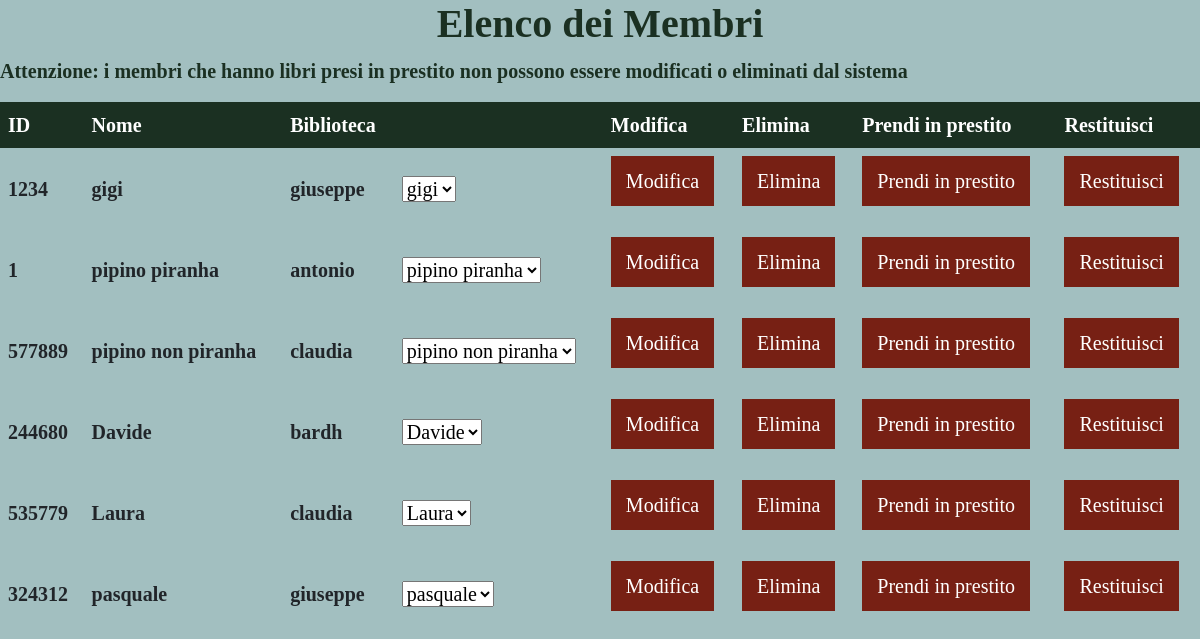
Before: /visualizza_membri/ with the older database file.
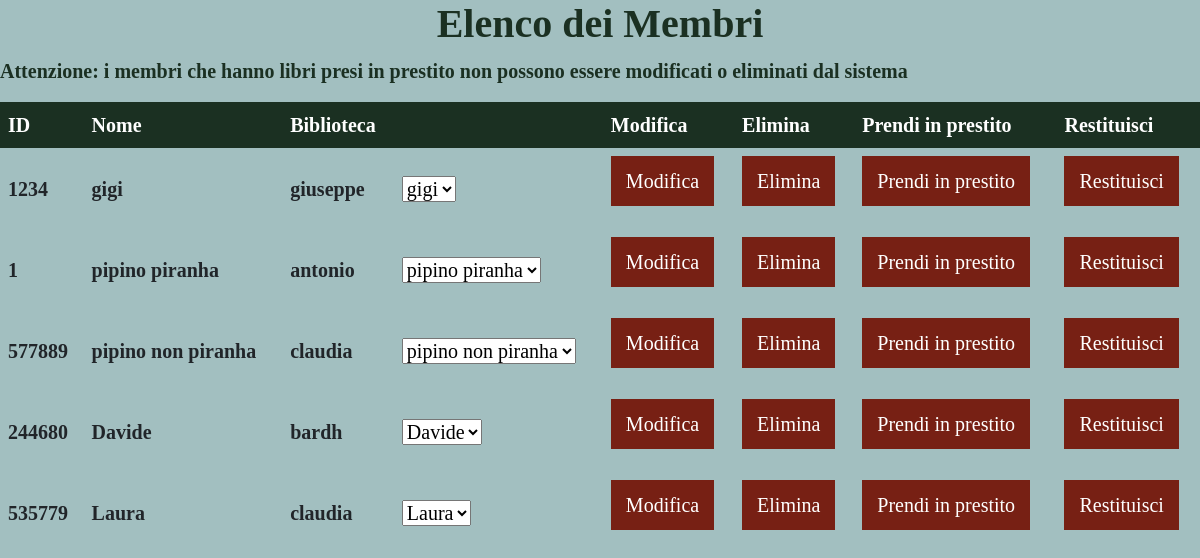
After: the same page with the newer database file.
### library/models.py (models this page shows, shortened)
class Member(models.Model):
    member_id = models.CharField(max_length=100, default = None)
    name = models.CharField(max_length=100, default = None)
    assigned = models.ForeignKey(Library, on_delete=models.CASCADE, null=True, related_name='members')
    class Meta:
        constraints = [
            models.UniqueConstraint(
                fields=['member_id'], name='unique_member_id'
            )
        ]

class Library(models.Model):
    name = models.CharField(max_length=100, default = None, unique = True, primary_key=True)
    """def add_library(self, name):
        library = Library.objects.create(name)
        library.save()

    def add_book(self, book_id, title, author, library):
        book = Book.objects.create(book_id=book_id, title=title, author=author)
        self.library = library
        book.save()
        self.books.add(book)

    def register_member(self, member_id, name, library):
        member = Member.objects.create(member_id=member_id, name=name)
        self.library = library
        member.save()
        self.members.add(member)

    def borrow_book(self, member_id, book_id):
        book = Book.objects.get(book_id=book_id)
        member = Member.objects.get(member_id=member_id)
        member.borrowed_books.add(book)

    def return_book(self, member_id, book_id):
        book = Book.objects.get(book_id=book_id)
        member = Member.objects.get(member_id=member_id)
        member.borrowed_books.remove(book)

    def get_borrowed_books(self, member_id):
        member = Member.objects.get(member_id=member_id)
        return member.borrowed_books.all()

    @staticmethod
    def get_library_of_member(member_id):
        member = Member.objects.get(member_id=member_id)
        library = Library.objects.filter(members=member).first()
        return library"""

### library/views.py (the view)
# urls.py: path('visualizza_membri/', views.visualizza_membri, name='visualizza_membri'),
def visualizza_membri(request):
    try:
        membri = Member.objects.all()
        return render(request, 'visualizza_membri.html', {'membri': membri})
    except Exception as e:
        print(f"Something has gone wrong\n{e}")
        return redirect('/')

### library/templates/visualizza_membri.html (shortened to what this page needs)
<!DOCTYPE html>
<html>
<head>
    <link rel="stylesheet" href="https://maxcdn.bootstrapcdn.com/bootstrap/4.0.0/css/bootstrap.min.css">
    {% load static %}
    <link rel="stylesheet" type="text/css" href="{% static 'css/library.css' %}">
</head>
<body>
    <h1>Elenco dei Membri</h1>
    <p>Attenzione: i membri che hanno libri presi in prestito non possono essere modificati o eliminati dal sistema</p>
    <table>
        <thead>
            <tr>
                <th>ID</th>
                <th>Nome</th>
                <th>Biblioteca</th>
                <th></th>
                <th>Modifica</th>
                <th>Elimina</th>
                <th>Prendi in prestito</th>
                <th>Restituisci</th>
            </tr>
        </thead>
        <tbody>
            {% for membro in membri %}
            <form method='post' action='/function_member/'>
                <tr>
                    <td>{{ membro.member_id }}</td>
                    <td>{{ membro.name }}</td>
                    <td>{{ membro.assigned.name }}</td>
                    <td>
                        <select name="member" id="member" required>
                            <option for='member' value={{ membro.member_id }}>{{ membro.name }}</option>
                        </select>
                    </td>
                    <td><div class="form-group">
                        <button name="type" value="modify" type="submit">Modifica</button>
                    </div></td>
                    <td><div class="form-group">
                        <button name="type" value="delete" type="submit">Elimina</button>
                    </div></td>
                    <td><div class="form-group">
                        <button name="type" value="borrow" type="submit">Prendi in prestito</button>
                    </div></td>
                    <td><div class="form-group">
                        <button name="type" value="return" type="submit">Restituisci</button>
                    </div></td>
                </tr>
            </form>
            {% endfor %}
        </tbody>
    </table>
    </body>
</html>

Changed rows visible on the page:
removed Member: member_id "324312", name "pasquale", assigned.name "giuseppe", member "pasquale"
